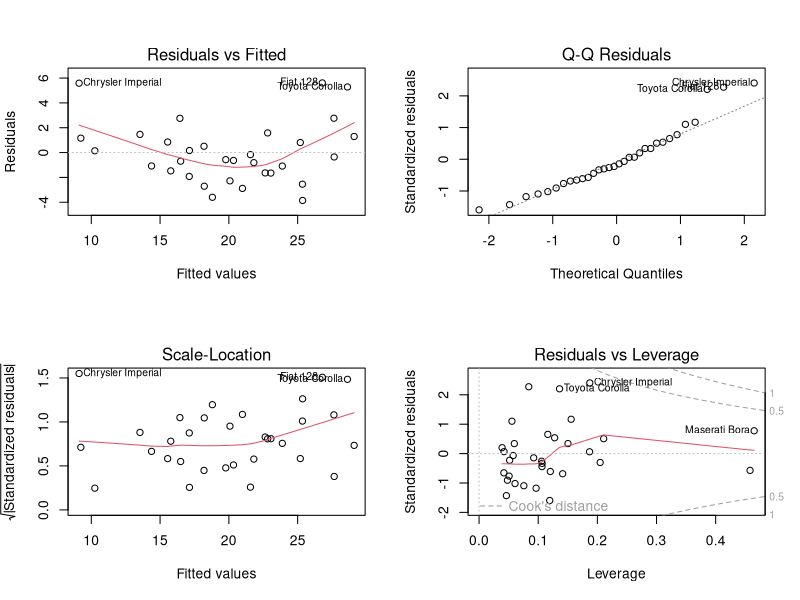
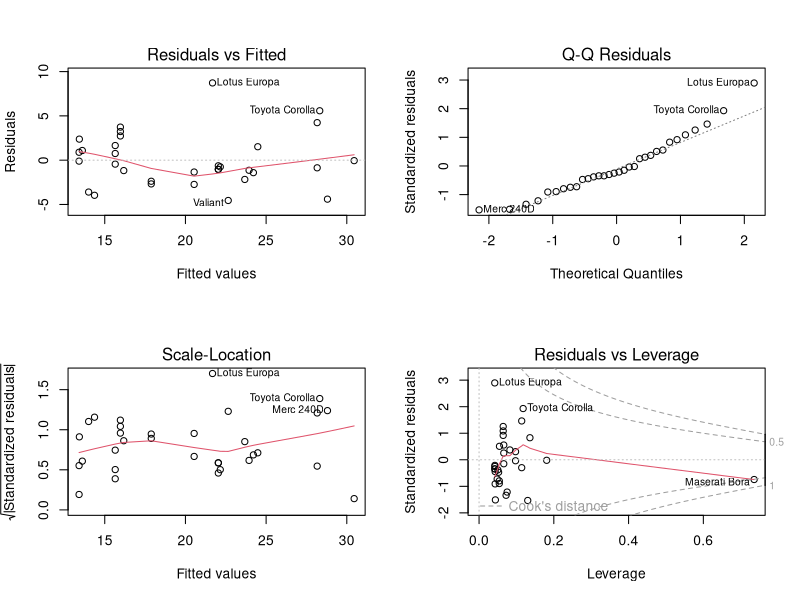
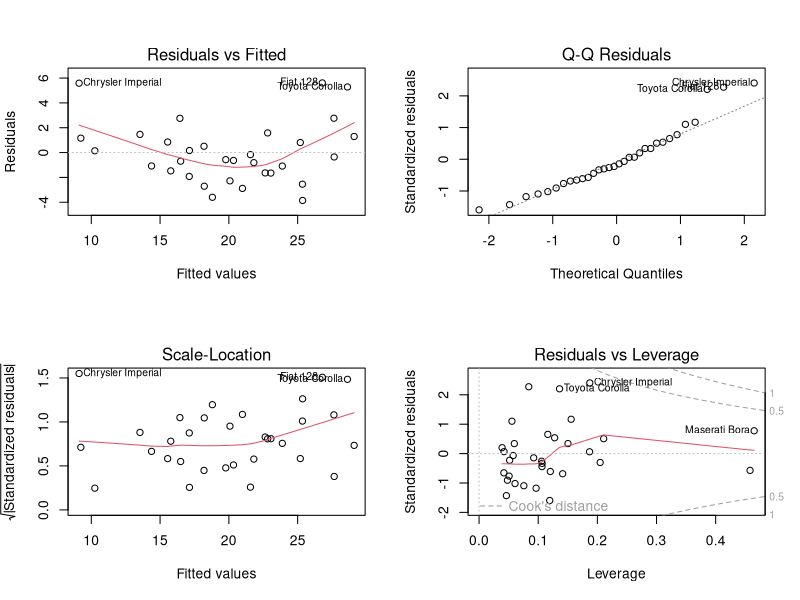
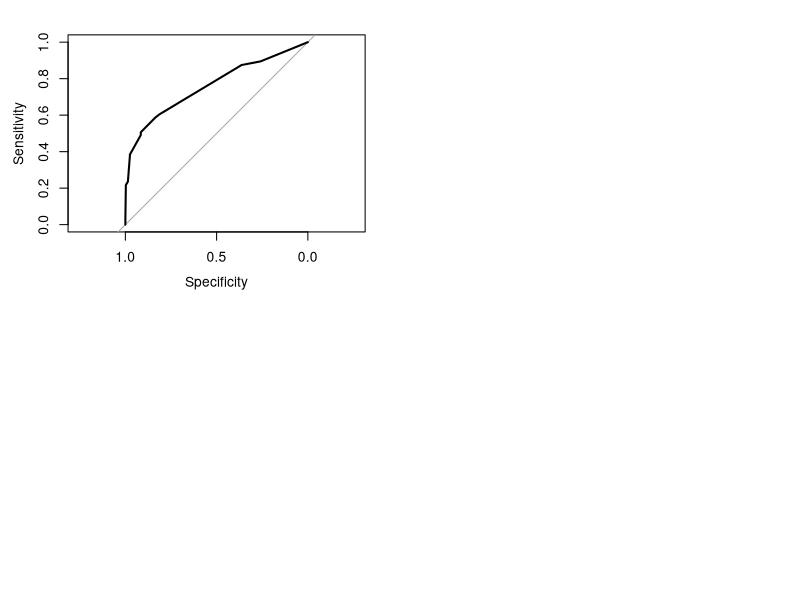

The R source for these figures, in order:
# Assignment 2: Statistical Modeling in R
# Install.packages("ggplot2")
# Load libraries
library(datasets)
library(ggplot2)
library(caret)
library(pROC)

# Part 1: Linear Regression Models

# Dataset: mtcars
data(mtcars)

# 1. Multiple Linear Regression (MLR)
# Fit a multiple linear regression model to predict mpg using at least three predictors
mlr_model <- lm(mpg ~ hp + wt + qsec, data = mtcars)
summary(mlr_model)

# 2. Qualitative Variable in MLR
# Convert 'cyl' into a factor and include it in the model
mtcars$cyl <- as.factor(mtcars$cyl)
mlr_model_with_cyl <- lm(mpg ~ hp + wt + qsec + cyl, data = mtcars)
summary(mlr_model_with_cyl)

# 3. Nonlinear Regression Models
# Fit a polynomial regression model to predict mpg using hp
poly_model <- lm(mpg ~ poly(hp, 2), data = mtcars)
summary(poly_model)

# Compare the model fit with the linear model using adjusted R² and residual plots
adj_r2_mlr <- summary(mlr_model)$adj.r.squared
adj_r2_poly <- summary(poly_model)$adj.r.squared

# Residual plots
par(mfrow = c(2, 2))
plot(mlr_model)
plot(poly_model)

# 4. Model Fitness and Significance
# Report and interpret R², Adjusted R², F-statistic, t-tests, and diagnostic plots
r2_mlr <- summary(mlr_model)$r.squared
adj_r2_mlr <- summary(mlr_model)$adj.r.squared
f_stat_mlr <- summary(mlr_model)$fstatistic
p_value_f_mlr <- pf(f_stat_mlr[1], f_stat_mlr[2], f_stat_mlr[3], lower.tail = FALSE)

# Diagnostic plots
par(mfrow = c(2, 2))
plot(mlr_model)

# Part 2: Logistic Regression Models

# Dataset: Titanic
data(Titanic)
titanic_df <- as.data.frame(Titanic)

# Convert the dataset into a data frame suitable for logistic regression
titanic_df <- titanic_df[rep(row.names(titanic_df), titanic_df$Freq), 1:4]
titanic_df$Survived <- factor(titanic_df$Survived, levels = c("No", "Yes"))

# 1. Model Fitting
# Fit a logistic regression model to predict survival using Class, Sex, and Age
logit_model <- glm(Survived ~ Class + Sex + Age, data = titanic_df, family = binomial)

# View the coefficients
summary(logit_model)

# Exponentiate the coefficients to get odds ratios
exp(coef(logit_model))

# 2. Model Validation
# Confusion matrix, accuracy, and ROC curve
predicted <- predict(logit_model, type = "response")
predicted_class <- ifelse(predicted > 0.5, "Yes", "No")
conf_matrix <- table(Predicted = predicted_class, Actual = titanic_df$Survived)
accuracy <- sum(diag(conf_matrix)) / sum(conf_matrix)

# 3. ROC curve
library(pROC)
roc_curve <- roc(titanic_df$Survived, predicted)
plot(roc_curve)

# 4. Interpretation
# Inspect the coefficients (log-odds) and their significance
summary(logit_model)







